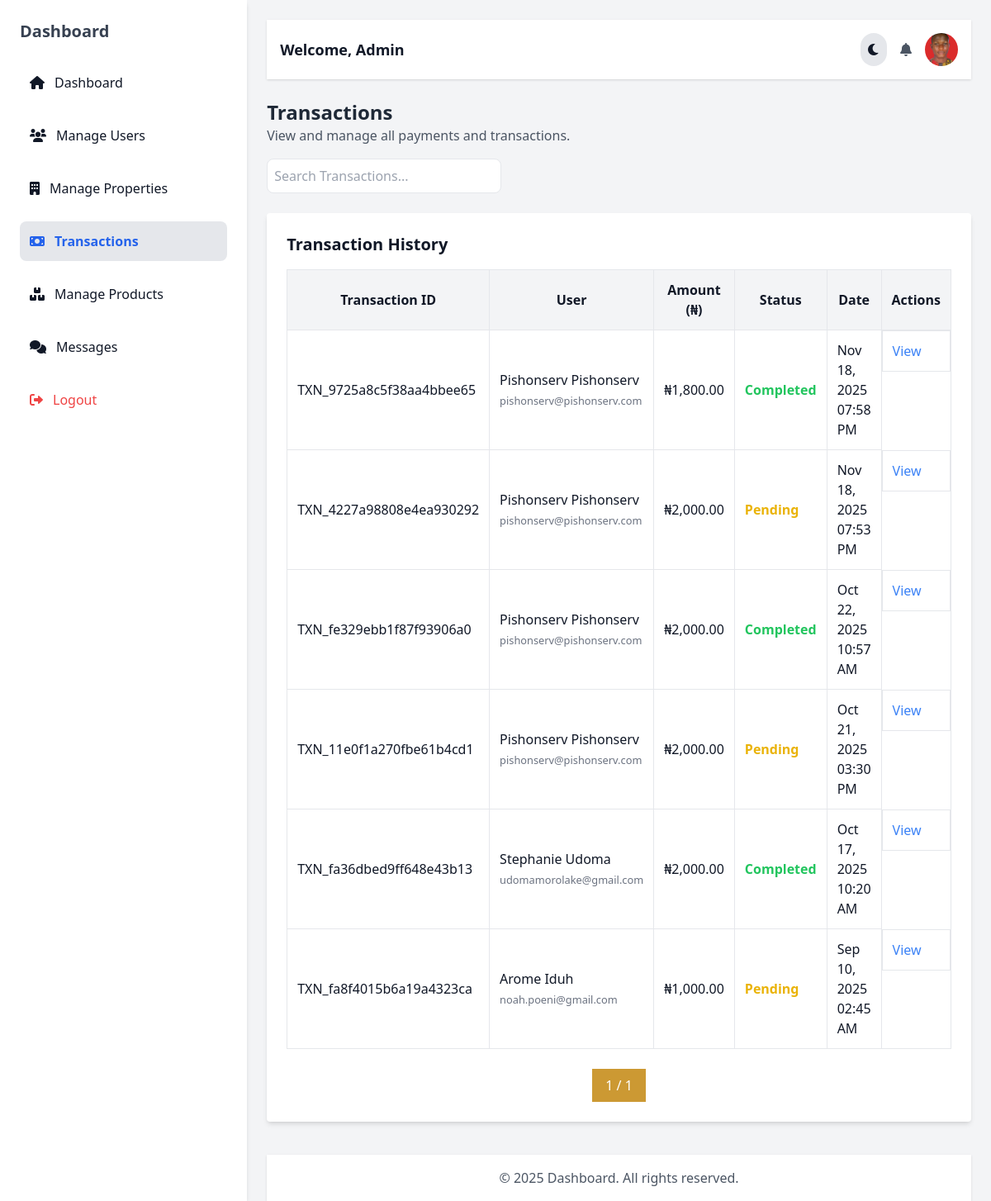
/dashboard/admin_transactions.php (signed in), run on the app's committed database.
### tables this page shows
CREATE TABLE `payments` (
  `id` int(11) NOT NULL,
  `user_id` int(11) NOT NULL,
  `property_id` int(11) NOT NULL,
  `booking_id` int(11) DEFAULT NULL,
  `amount` decimal(15,2) NOT NULL,
  `payment_purpose` enum('short_let','hotel') DEFAULT NULL,
  `payment_gateway` enum('paystack','wallet','bnpl') NOT NULL,
  `transaction_id` varchar(255) NOT NULL,
  `status` enum('pending','completed','failed') DEFAULT 'pending',
  `created_at` timestamp NOT NULL DEFAULT current_timestamp()
);

CREATE TABLE `users` (
  `id` int(11) NOT NULL,
  `name` varchar(255) NOT NULL,
  `lname` varchar(255) NOT NULL,
  `email` varchar(255) NOT NULL,
  `password` varchar(255) NOT NULL,
  `role` varchar(50) NOT NULL,
  `profile_image` varchar(255) DEFAULT 'default.png',
  `mou_file` varchar(255) DEFAULT NULL,
  `otp_hash` varchar(255) NOT NULL,
  `otp_expires_at` datetime DEFAULT NULL,
  `email_verified` tinyint(1) DEFAULT 0,
  `created_at` timestamp NOT NULL DEFAULT current_timestamp(),
  `phone` varchar(20) DEFAULT NULL,
  `state` varchar(255) DEFAULT NULL,
  `city` varchar(255) DEFAULT NULL,
  `address` varchar(255) DEFAULT NULL,
  `nin` varchar(20) DEFAULT NULL,
  `zoho_lead_id` varchar(100) DEFAULT NULL,
  `zoho_contact_id` varchar(255) DEFAULT NULL,
  `api_key` varchar(255) DEFAULT NULL
);

### dashboard/admin_transactions.php (called while the page is built, shortened)
<?php
include '../includes/db_connect.php';
include 'dashboard_layout.php';

### dashboard/admin_transactions_content.php (the view, shortened to what this page needs)
<div class="mt-6">
    <h2 class="text-2xl font-bold text-gray-800 dark:text-gray-200">Transactions</h2>
    <p class="text-gray-600 dark:text-gray-400">View and manage all payments and transactions.</p>
    <div class="flex justify-between items-center mt-4">
        <input type="text" id="search" placeholder="Search Transactions..."
            class="w-full md:w-1/3 p-2 border rounded-lg focus:outline-none focus:ring focus:border-blue-500">
    </div>
    <div class="bg-white dark:bg-gray-800 mt-6 p-6 rounded shadow-md">
        <h3 class="text-xl font-bold mb-4">Transaction History</h3>
        <div class="overflow-x-auto">
            <table id="transactionTable" class="w-full border-collapse border border-gray-200 dark:border-gray-700">
                <thead>
                    <tr class="bg-gray-100 dark:bg-gray-700 text-gray-900 dark:text-gray-300">
                        <th class="p-3 border">Transaction ID</th>
                        <th class="p-3 border">User</th>
                        <th class="p-3 border">Amount (₦)</th>
                        <th class="p-3 border">Status</th>
                        <th class="p-3 border">Date</th>
                        <th class="p-3 border">Actions</th>
                    </tr>
                </thead>
                <tbody id="tableBody">
                    <?php
                    $limit = 10;
                    $page = isset($_GET['page']) ? (int)$_GET['page'] : 1;
                    $offset = ($page - 1) * $limit;
                    $transactions = $conn->query("
                        SELECT t.id, t.transaction_id, t.amount, t.status, t.created_at,
                               u.name, u.lname, u.email
                        FROM payments t
                        JOIN users u ON t.user_id = u.id
                        ORDER BY t.created_at DESC
                        LIMIT $limit OFFSET $offset
                    ");
                    while ($row = $transactions->fetch_assoc()) {
                        $statusClass = $row['status'] === 'completed' ? 'text-green-500' : ($row['status'] === 'pending' ? 'text-yellow-500' : 'text-red-500');
                        echo "<tr class='table-row'>
                            <td class='p-3 border'>{$row['transaction_id']}</td>
                            <td class='p-3 border'>{$row['name']} {$row['lname']} <br> <small class='text-gray-500'>{$row['email']}</small></td>
                            <td class='p-3 border'>₦" . number_format($row['amount'], 2) . "</td>
                            <td class='p-3 border font-bold $statusClass'>" . ucfirst($row['status']) . "</td>
                            <td class='p-3 border'>" . date('M d, Y h:i A', strtotime($row['created_at'])) . "</td>
                            <td class='p-3 border flex space-x-3'>
                                <a href='admin_view_transaction.php?id={$row['id']}' class='text-blue-500'>View</a>
                            </td>
                        </tr>";
                    }
                    ?>
                </tbody>
            </table>
        </div>
        <?php
        $result = $conn->query("SELECT COUNT(*) AS total FROM payments");
        $total_transactions = $result->fetch_assoc()['total'];
        $total_pages = ceil($total_transactions / $limit);
        ?>
        <div class="flex justify-center mt-6">
            <span class="px-4 py-2 bg-[#CC9933] text-white"><?= $page ?> / <?= $total_pages ?></span>
        </div>
    </div>
</div>

### dashboard/dashboard_layout.php (shortened to what this page needs)
<?php
include '../includes/db_connect.php';
$user_id = $_SESSION['user_id'];
$user_name = isset($_SESSION['name']) ? $_SESSION['name'] : 'User';
$profile_image = $_SESSION['profile_image'] ?? 'default.png';
if ($user_id) {
    if ($stmt = $conn->prepare("SELECT profile_image FROM users WHERE id = ? LIMIT 1")) {
        $stmt->bind_param("i", $user_id);
        $stmt->execute();
        $res = $stmt->get_result()->fetch_assoc();
        if ($res && !empty($res['profile_image'])) {
            $profile_image = $res['profile_image'];
        }
    }
}
$profileSrc = $profile_image ?: 'default.png';
if ($profileSrc === 'default.png') {
    $profileSrc = '../public/uploads/default.png';
} else {
    if (!preg_match('~^(https?://|/|(\.\./)+)~', $profileSrc)) {
        $profileSrc = '../public/uploads/' . $profileSrc;
    }
}
?>
<!DOCTYPE html>
<html lang="en">
<head>
    <script src="https://cdn.tailwindcss.com"></script>
    <link rel="stylesheet" href="https://cdnjs.cloudflare.com/ajax/libs/font-awesome/6.0.0/css/all.min.css">
</head>
<body class="bg-gray-100 dark:bg-gray-900 text-gray-900 dark:text-gray-100">
    <div class="flex flex-col md:flex-row h-screen">
        <aside id="sidebar"
            class="w-80 bg-white dark:bg-gray-800 shadow-md h-screen p-6 fixed md:relative md:block transition-transform transform -translate-x-full md:translate-x-0">
            <div class="flex justify-between items-center mb-6">
                <h2 class="text-xl font-bold text-gray-700 dark:text-gray-300">Dashboard</h2>
            </div>
            <ul class="space-y-4">
                <?php include 'sidebar_navigation.php'; ?>
            </ul>
        </aside>
        <main class="flex-1 p-6">
            <nav class="bg-white dark:bg-gray-800 shadow p-4 flex justify-between items-center">
                <span class="text-lg font-bold">Welcome, <?php echo htmlspecialchars($user_name, ENT_QUOTES); ?></span>
                <div class="flex items-center space-x-4">
                    <button id="dark-mode-toggle"
                        class="p-2 bg-gray-200 dark:bg-gray-700 rounded-full focus:outline-none">
                        <i class="fas fa-moon dark:hidden"></i>
                    </button>
                    <i class="fas fa-bell text-gray-600 dark:text-gray-300 cursor-pointer"></i>
                    <div class="relative">
                        <img src="<?php echo htmlspecialchars($profileSrc, ENT_QUOTES); ?>" alt="Profile"
                            class="w-10 h-10 rounded-full object-cover cursor-pointer" onclick="toggleDropdown()">
                    </div>
                </div>
            </nav>
            <div class="content">
                <?php include($page_content); ?>
            </div>
            <footer class="bg-white dark:bg-gray-800 shadow mt-10 p-4 text-center">
                <p class="text-gray-600 dark:text-gray-300">&copy; <?php echo date('Y'); ?> Dashboard. All rights
                    reserved.</p>
            </footer>
        </main>
    </div>
</body>
</html>

### dashboard/sidebar_navigation.php (shortened to what this page needs)
<?php
$user_role = $_SESSION['role'] ?? 'buyer';
$current_page = basename($_SERVER['PHP_SELF']);
$links_to_display = $nav_links[$user_role] ?? $nav_links['buyer'];
?>
<?php foreach ($links_to_display as $link) { ?>
    <?php
        $is_active = ($current_page === $link['href']);
        $link_class = 'flex items-center space-x-3 p-3 rounded-lg hover:bg-gray-200 dark:hover:bg-gray-700 transition duration-200';
        if ($is_active) {
            $link_class .= ' bg-gray-200 dark:bg-gray-700 font-semibold text-blue-600 dark:text-blue-400';
        }
    ?>
    <li>
        <a href="<?php echo htmlspecialchars($link['href']); ?>" class="<?php echo $link_class; ?>">
            <i class="<?php echo htmlspecialchars($link['icon']); ?>"></i>
            <span><?php echo htmlspecialchars($link['text']); ?></span>
        </a>
    </li>
<?php } ?>
<li>
    <a href="../process/logout.php"
        class="flex items-center space-x-3 p-3 rounded-lg hover:bg-gray-200 dark:hover:bg-gray-700 transition duration-200 text-red-500">
        <i class="fas fa-sign-out-alt"></i>
        <span>Logout</span>
    </a>
</li>

### data on the page
payments: transaction "TXN_9725a8c5f38aa4bbee65", user.name "Pishonserv", user.lname "Pishonserv", user.email "pishonserv@pishonserv.com", amount "1,800.00", status "Completed", created_at "Nov 18, 2025 07:58 PM"
payments: transaction "TXN_4227a98808e4ea930292", user.name "Pishonserv", user.lname "Pishonserv", user.email "pishonserv@pishonserv.com", amount "2,000.00", status "Pending", created_at "Nov 18, 2025 07:53 PM"
payments: transaction "TXN_fe329ebb1f87f93906a0", user.name "Pishonserv", user.lname "Pishonserv", user.email "pishonserv@pishonserv.com", amount "2,000.00", status "Completed", created_at "Oct 22, 2025 10:57 AM"
payments: transaction "TXN_11e0f1a270fbe61b4cd1", user.name "Pishonserv", user.lname "Pishonserv", user.email "pishonserv@pishonserv.com", amount "2,000.00", status "Pending", created_at "Oct 21, 2025 03:30 PM"
payments: transaction "TXN_fa36dbed9ff648e43b13", user.name "Stephanie", user.lname "Udoma", user.email "udomamorolake@gmail.com", amount "2,000.00", status "Completed", created_at "Oct 17, 2025 10:20 AM"
payments: transaction "TXN_fa8f4015b6a19a4323ca", user.name "Arome", user.lname "Iduh", user.email "noah.poeni@gmail.com", amount "1,000.00", status "Pending", created_at "Sep 10, 2025 02:45 AM"

### other printed values
$link['text'] "Dashboard"
$link['text'] "Manage Users"
$link['text'] "Manage Properties"
$link['text'] "Transactions"
$link['text'] "Manage Products"
$link['text'] "Messages"
$user_name "Admin"
$page "1"
$total_pages "1"
